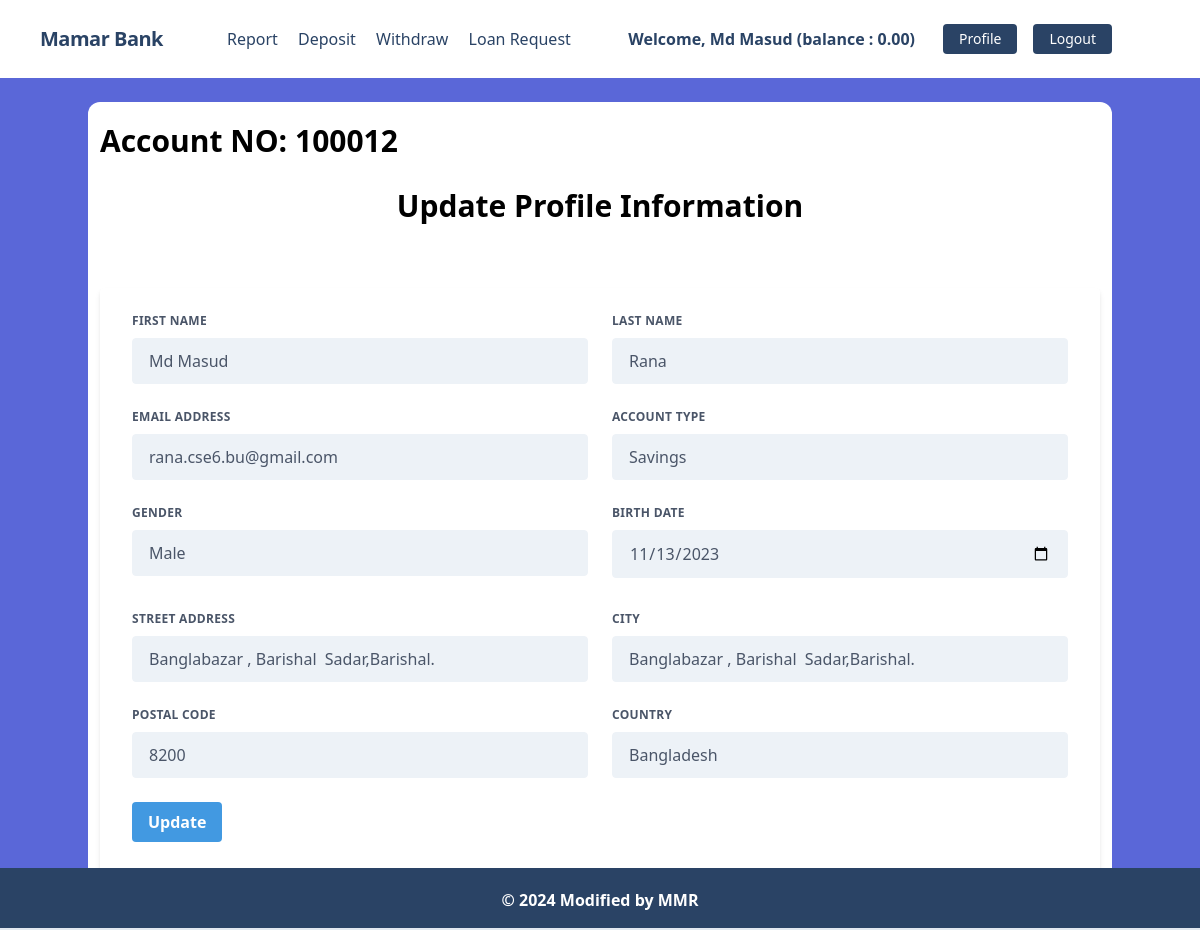
The page /accounts/profile/ (signed in) on the database its author committed.
### accounts/models.py (models this page shows, shortened)
class UserBankAccount(models.Model):
    user = models.OneToOneField(User, related_name='account', on_delete=models.CASCADE)
    account_type = models.CharField(max_length=10, choices=ACCOUNT_TYPE)
    account_no = models.IntegerField(unique=True) # account no duijon user er kokhono same hobe na
    birth_date = models.DateField(null=True, blank=True)
    gender = models.CharField(max_length=10, choices=GENDER_TYPE)
    initial_deposite_date = models.DateField(auto_now_add=True)
    balance = models.DecimalField(default=0, max_digits=12, decimal_places=2) # ekjon user 12 digit obdi taka rakhte parbe, dui doshomik ghor obdi rakhte parben 1000.50

class UserAddress(models.Model):
    user = models.OneToOneField(User, related_name='address', on_delete=models.CASCADE)
    street_address = models.CharField(max_length=100)
    city = models.CharField(max_length= 100)
    postal_code = models.IntegerField()
    country = models.CharField(max_length=100)

### accounts/views.py (the view, shortened to what this page needs)
# urls.py: path('profile/', UserBankAccountUpdateView.as_view(), name='profile' )
class UserBankAccountUpdateView(View):
    template_name = 'accounts/profile.html'
    def get(self, request):
        form = UserUpdateForm(instance=request.user)
        return render(request, self.template_name, {'form': form})

### accounts/templates/accounts/profile.html (shortened to what this page needs)
{% extends 'base.html' %} {% load static %} {% block head_title %}Banking System{% endblock %} {% block content %}
<div class="bg-white px-3 py-4 rounded-xl my-6">
    <h4 class="font-bold text-3xl text-left pb-5">Account NO: {{request.user.account.account_no}}</h4>
    <h1 class="font-bold text-3xl text-center pb-5">Update Profile Information</h1>
    <div class="w-full mt-10">
        <form method="post" class="bg-white shadow-md rounded px-8 pt-6 pb-8 mb-4">
            <div class="flex flex-wrap -mx-3 mb-6">
                <div class="w-full md:w-1/2 px-3 mb-6 md:mb-0">
                    <label class="block uppercase tracking-wide text-gray-700 text-xs font-bold mb-2" for="{{ form.first_name.id_for_label }}">
                        {{ form.first_name.label }}
                    </label> {{ form.first_name }}
                </div>
                <div class="w-full md:w-1/2 px-3">
                    <label class="block uppercase tracking-wide text-gray-700 text-xs font-bold mb-2" for="{{ form.last_name.id_for_label }}">
                        {{ form.last_name.label }}
                    </label> {{ form.last_name }}
                </div>
            </div>
            <div class="flex flex-wrap -mx-3 mb-6">
                <div class="w-full md:w-1/2 px-3 mb-6 md:mb-0">
                    <label class="block uppercase tracking-wide text-gray-700 text-xs font-bold mb-2" for="{{ form.email.id_for_label }}">
                        {{ form.email.label }}
                    </label> {{ form.email }}
                </div>
                <div class="w-full md:w-1/2 px-3 mb-6 md:mb-0">
                    <label class="block uppercase tracking-wide text-gray-700 text-xs font-bold mb-2" for="{{ form.account_type.id_for_label }}">
                        {{ form.account_type.label }}
                    </label> {{ form.account_type }}
                </div>
            </div>
            <div class="flex flex-wrap -mx-3 mb-6">
                <div class="w-full md:w-1/2 px-3 mb-6 md:mb-0">
                    <label class="block uppercase tracking-wide text-gray-700 text-xs font-bold mb-2" for="{{ form.gender.id_for_label }}">
                        {{ form.gender.label }}
                    </label> {{ form.gender }}
                </div>
                <div class="w-full md:w-1/2 px-3 mb-6 md:mb-0">
                    <label class="block uppercase tracking-wide text-gray-700 text-xs font-bold mb-2" for="{{ form.birth_date.id_for_label }}">
                        {{ form.birth_date.label }}
                    </label> {{ form.birth_date }}
                </div>
            </div>
            <div class="flex flex-wrap -mx-3">
                <div class="w-full md:w-1/2 px-3 mb-6 md:mb-0">
                </div>
                <div class="w-full md:w-1/2 px-3 mb-6 md:mb-0">
                </div>
            </div>
            <div class="flex flex-wrap -mx-3 mb-6">
                <div class="w-full md:w-1/2 px-3 mb-6 md:mb-0">
                    <label class="block uppercase tracking-wide text-gray-700 text-xs font-bold mb-2" for="{{ form.street_address.id_for_label }}">
                        {{ form.street_address.label }}
                    </label> {{ form.street_address }}
                </div>
                <div class="w-full md:w-1/2 px-3">
                    <label class="block uppercase tracking-wide text-gray-700 text-xs font-bold mb-2" for="{{ form.city.id_for_label }}">
                        {{ form.city.label }}
                    </label> {{ form.city }}
                </div>
            </div>
            <div class="flex flex-wrap -mx-3 mb-6">
                <div class="w-full md:w-1/2 px-3 mb-6 md:mb-0">
                    <label class="block uppercase tracking-wide text-gray-700 text-xs font-bold mb-2" for="{{ form.postal_code.id_for_label }}">
                        {{ form.postal_code.label }}
                    </label> {{ form.postal_code }}
                </div>
                <div class="w-full md:w-1/2 px-3">
                    <label class="block uppercase tracking-wide text-gray-700 text-xs font-bold mb-2" for="{{ form.country.id_for_label }}">
                        {{ form.country.label }}
                    </label> {{ form.country }}
                </div>
            </div>
            <div class="flex items-center justify-between">
                <button class="bg-blue-500 hover:bg-blue-700 text-white font-bold py-2 px-4 rounded focus:outline-none focus:shadow-outline" type="submit">
                    Update
                </button>
            </div>
        </form>
    </div>
</div>
{% endblock %}

### core/templates/navbar.html (shortened to what this page needs)
<nav class="flex items-center justify-between flex-wrap bg-white p-6 px-10">
    <div class="flex items-center flex-shrink-0 text-white mr-6">
        <span class="font-semibold text-xl tracking-tight text-blue-900"><a href="/">Mamar Bank</a></span>
    </div>
    <div class="w-full block flex-grow lg:flex lg:items-center lg:w-auto px-10">
        {% if request.user.is_authenticated %}
            <div class="text-md lg:flex-grow">
                <a href="{% url 'transaction_report' %}" class="block mt-4 lg:inline-block lg:mt-0 text-blue-900 hover:text-red-900 hover:font-black mr-4">
                    Report
                </a>
                <a href="{% url 'deposit_money' %}" class="block mt-4 lg:inline-block lg:mt-0 text-blue-900 hover:text-red-900 hover:font-black mr-4">
                    Deposit
                </a>
                <a href="{% url 'withdraw_money' %}" class="block mt-4 lg:inline-block lg:mt-0 text-blue-900 hover:text-red-900 hover:font-black mr-4">
                    Withdraw
                </a>
                <a href="{% url 'loan_request' %}" class="block mt-4 lg:inline-block lg:mt-0 text-blue-900 hover:text-red-900 hover:font-black mr-4">
                    Loan Request
                </a>
            </div>
            <div class="flex w-auto">
                <div class="text-blue-900 my-auto font-black px-5">Welcome, {{ request.user.first_name }} (balance : {{request.user.account.balance}}) </div>
                <a href="{% url 'profile' %}" class="mx-2 inline-block font-medium text-sm px-4 py-2 leading-none bg-blue-900 rounded text-white border-white hover:border-transparent hover:text-dark hover:bg-red-700 mt-4 lg:mt-0">Profile</a>
                <a href="{% url 'logout' %}" class="mx-2 inline-block font-medium text-sm px-4 py-2 leading-none bg-blue-900 rounded text-white border-white hover:border-transparent hover:text-dark hover:bg-red-700 mt-4 lg:mt-0">Logout</a>
            </div>
        {% endif %}
    </div>
</nav>

### rows shown on the page
UserAddress: street_address "Banglabazar , Barishal Sadar,Barishal.", city "Banglabazar , Barishal Sadar,Barishal.", country "Bangladesh"

### other values the page prints
{{ request.user.first_name }} "Md Masud"
{{ request.user.account.balance }} "0.00"
{{ request.user.account.account_no }} "100012"
